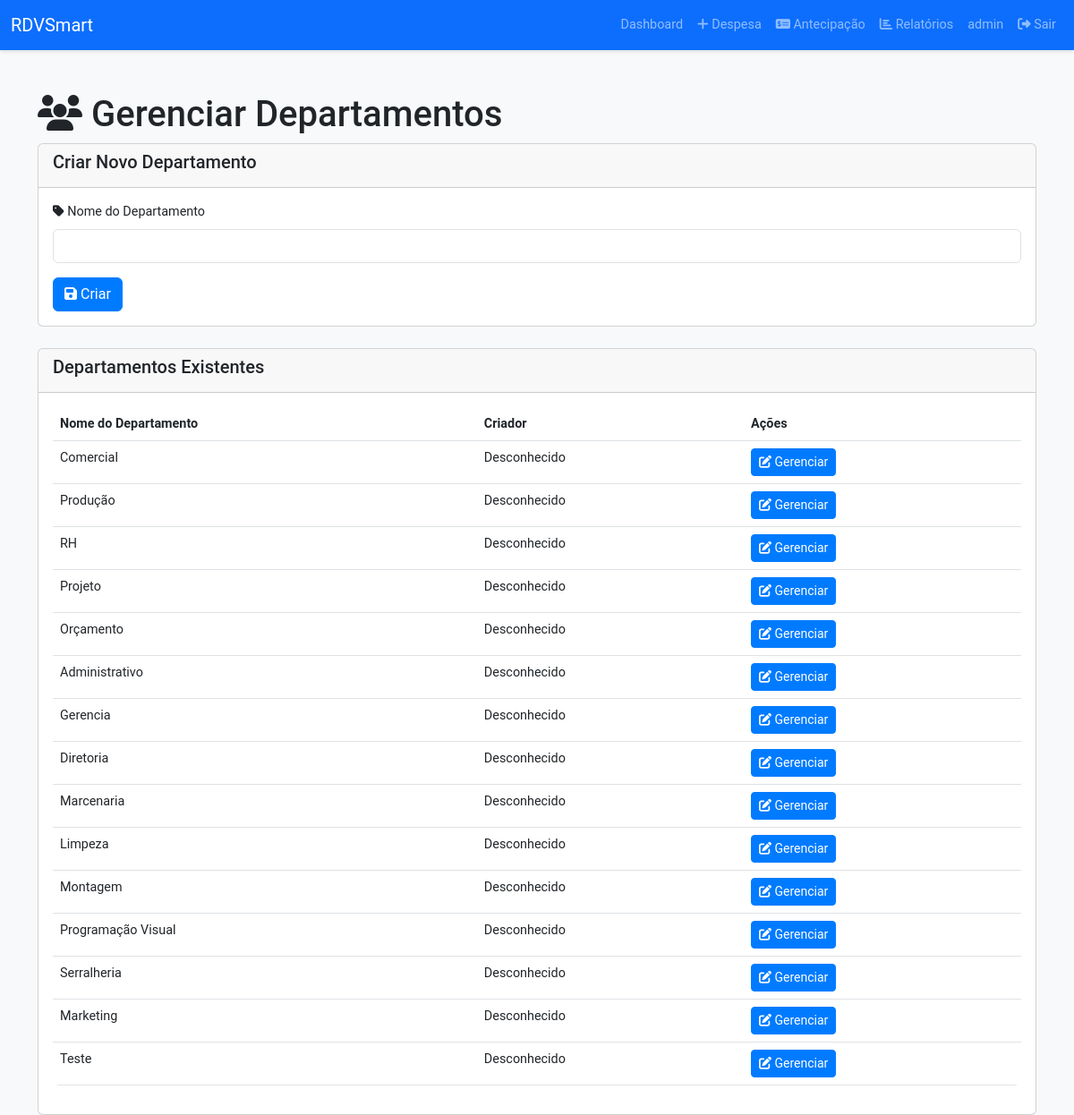
Page /create_group (signed in) on the committed database.
### app.py (models this page shows)
class User(UserMixin, db.Model):
    id = db.Column(db.Integer, primary_key=True)
    username = db.Column(db.String(80), unique=True, nullable=False)
    email = db.Column(db.String(120), unique=True, nullable=False)
    password_hash = db.Column(db.String(128), nullable=False)
    is_manager = db.Column(db.Boolean, default=False)
    approval_limit = db.Column(db.Float, default=0.0)
    manager_id = db.Column(db.Integer, db.ForeignKey('user.id'), nullable=True)
    approval_level = db.Column(db.Integer, default=1)  # 1=Usuário, 2=Gestor, 3=Admin
    groups = db.relationship('GroupMembership', backref='user', lazy=True)
    expenses = db.relationship('Expense', backref='user', lazy=True)
    advances = db.relationship('Advance', backref='user', lazy=True)
    manager = db.relationship('User', remote_side=[id], back_populates='managed_users', foreign_keys=[manager_id])
    managed_users = db.relationship('User', back_populates='manager', foreign_keys=[manager_id])

class Group(db.Model):
    id = db.Column(db.Integer, primary_key=True)
    name = db.Column(db.String(100), nullable=False)
    creator_id = db.Column(db.Integer, db.ForeignKey('user.id'), nullable=False)
    members = db.relationship('GroupMembership', backref='group', lazy=True)
    expenses = db.relationship('Expense', backref='group', lazy=True)

### app.py (the view, shortened to what this page needs)
@app.route('/create_group', methods=['GET', 'POST'])
@login_required
def create_group():
    if not current_user.is_manager:
        flash('Apenas gestores podem gerenciar Departamentos')
        return redirect(url_for('index'))
    groups = Group.query.all()
    print(f"Listando {len(groups)} Departamentos para o usuário {current_user.username}")
    return render_template('create_group.html', groups=groups)

### app.py (called while the page is built)
@login_manager.user_loader
def load_user(user_id):
    return User.query.get(int(user_id))

### templates/create_group.html (shortened to what this page needs)
<!DOCTYPE html>
<html lang="pt-BR">
<head>
    <link href="https://cdn.jsdelivr.net/npm/bootstrap@5.3.0/dist/css/bootstrap.min.css" rel="stylesheet">
    <link rel="stylesheet" href="https://cdnjs.cloudflare.com/ajax/libs/font-awesome/6.4.0/css/all.min.css">
    <link rel="stylesheet" href="{{ url_for('static', filename='styles.css') }}">
</head>
<body>
    <nav class="navbar navbar-expand-lg navbar-dark bg-primary">
        <div class="container-fluid">
            <a class="navbar-brand" href="{{ url_for('index') }}">RDVSmart</a>
            <div class="collapse navbar-collapse" id="navbarNav">
                <ul class="navbar-nav ms-auto">
                    <li class="nav-item">
                        <a class="nav-link" href="{{ url_for('index') }}">Dashboard</a>
                    </li>
                    <li class="nav-item">
                        <a class="nav-link" href="{{ url_for('add_expense') }}"><i class="fas fa-plus"></i> Despesa</a>
                    </li>
                    <li class="nav-item">
                        <a class="nav-link" href="{{ url_for('advance_request') }}"><i class="fas fa-money-check-alt"></i> Antecipação</a>
                    </li>
                    <li class="nav-item">
                        <a class="nav-link" href="{{ url_for('report') }}"><i class="fas fa-chart-bar"></i> Relatórios</a>
                    </li>
                    <li class="nav-item">
                        <span class="nav-link">{{ current_user.username }}</span>
                    </li>
                    <li class="nav-item">
                        <a class="nav-link" href="{{ url_for('logout') }}"><i class="fas fa-sign-out-alt"></i> Sair</a>
                    </li>
                </ul>
            </div>
        </div>
    </nav>
    <div class="container mt-5 animate-fade-in">
        <h1><i class="fas fa-users"></i> Gerenciar Departamentos</h1>
        <div class="card mb-4">
            <div class="card-header">
                <h5>Criar Novo Departamento</h5>
            </div>
            <div class="card-body">
                <form method="POST">
                    <div class="mb-3">
                        <label class="form-label"><i class="fas fa-tag"></i> Nome do Departamento</label>
                        <input type="text" class="form-control" id="name" name="name" required>
                    </div>
                    <button type="submit" class="btn btn-primary"><i class="fas fa-save"></i> Criar</button>
                </form>
            </div>
        </div>
        <div class="card">
            <div class="card-header">
                <h5>Departamentos Existentes</h5>
            </div>
            <div class="card-body">
                {% if groups %}
                    <table class="table table-hover">
                        <thead>
                            <tr>
                                <th>Nome do Departamento</th>
                                <th>Criador</th>
                                <th>Ações</th>
                            </tr>
                        </thead>
                        <tbody>
                            {% for group in groups %}
                                <tr>
                                    <td>{{ group.name }}</td>
                                    <td>{{ group.creator.username if group.creator else 'Desconhecido' }}</td>
                                    <td>
                                        <a href="{{ url_for('manage_group', group_id=group.id) }}" class="btn btn-sm btn-primary">
                                            <i class="fas fa-edit"></i> Gerenciar
                                        </a>
                                    </td>
                                </tr>
                            {% endfor %}
                        </tbody>
                    </table>
                {% else %}
                    <p>Nenhum Departamento encontrado. Crie um novo Departamento acima.</p>
                {% endif %}
            </div>
        </div>
    </div>
</body>
</html>

### static/styles.css (style rules this page uses)
body { font-family: 'Roboto', sans-serif; background-color: #f8f9fa; }
.navbar { box-shadow: 0 2px 4px rgba(0,0,0,0.1); }
.card { transition: transform 0.3s ease, box-shadow 0.3s ease; }
.table { background-color: #fff; border-radius: 8px; overflow: hidden; }
.btn-primary { background-color: #007bff; border-color: #007bff; transition: background-color 0.3s ease; }
.animate-fade-in { animation: fadeIn 0.5s ease-in; }

### templates/create_group.html (style rules this page uses)
body { font-size: 0.9rem; }

### rows in the picture
User: username "admin"
Group: name "Comercial", creator "Desconhecido"
Group: name "Produção", creator "Desconhecido"
Group: name "RH", creator "Desconhecido"
Group: name "Projeto", creator "Desconhecido"
Group: name "Orçamento", creator "Desconhecido"
Group: name "Administrativo", creator "Desconhecido"
Group: name "Gerencia", creator "Desconhecido"
Group: name "Diretoria", creator "Desconhecido"
Group: name "Marcenaria", creator "Desconhecido"
Group: name "Limpeza", creator "Desconhecido"
Group: name "Montagem", creator "Desconhecido"
Group: name "Programação Visual", creator "Desconhecido"
Group: name "Serralheria", creator "Desconhecido"
Group: name "Marketing", creator "Desconhecido"
Group: name "Teste", creator "Desconhecido"
